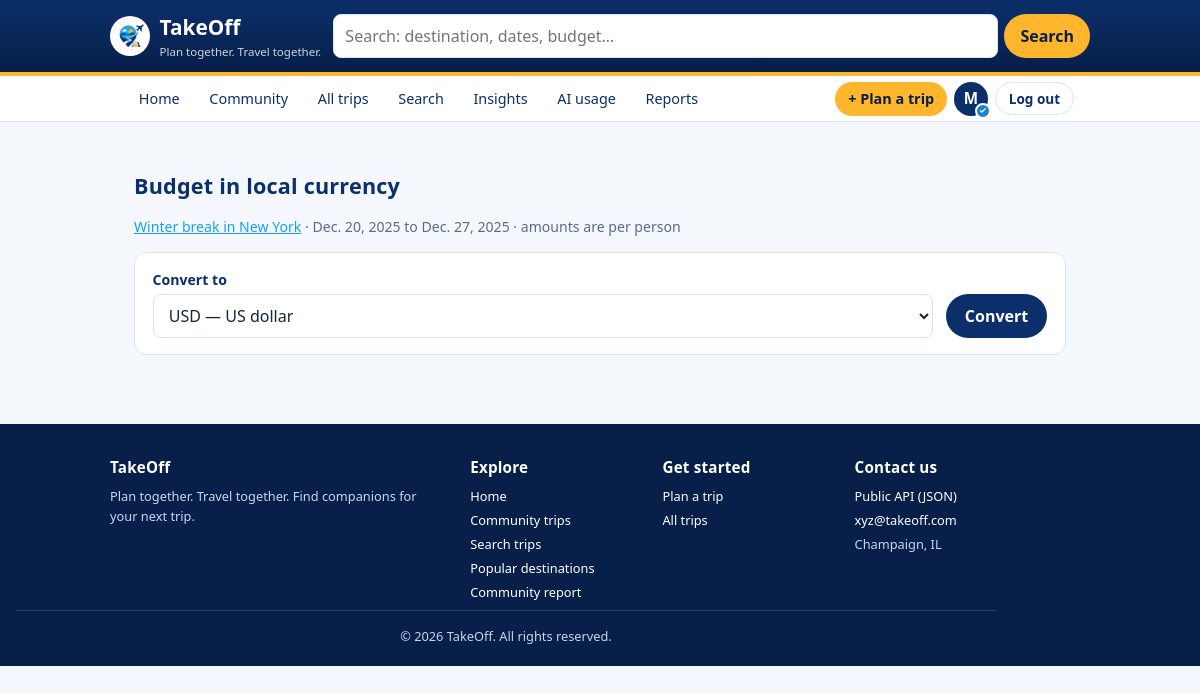
Screenshot of /trips/55/budget/ (signed in) with the database file from the repository.
### trips/models.py (models this page shows, shortened)
class Trip(models.Model):
    PRIVATE = "private"
    PUBLIC = "public"
    VISIBILITY_CHOICES = [
        (PRIVATE, "Private (only me)"),
        (PUBLIC, "Public (open to join requests)"),
    ]
    DRAFT = "draft"
    PLANNED = "planned"
    COMPLETED = "completed"
    STATUS_CHOICES = [
        (DRAFT, "Draft"),
        (PLANNED, "Planned"),
        (COMPLETED, "Completed"),
    ]
    trip_id = models.AutoField(primary_key=True)
    owner = models.ForeignKey(
        Traveler,
        on_delete=models.CASCADE,
        related_name="trips",
    )
    title = models.CharField(max_length=100)               # e.g. "Northern Italy by rail"
    start_date = models.DateField()
    end_date = models.DateField()
    budget_min_usd = models.DecimalField(max_digits=9, decimal_places=2, default=0)
    budget_max_usd = models.DecimalField(max_digits=9, decimal_places=2, default=0)
    group_size = models.PositiveSmallIntegerField(default=1)
    seats_open = models.PositiveSmallIntegerField(
        default=0,
        help_text="How many companions the poster will still accept. 0 = closed.",
    )
    visibility = models.CharField(max_length=10, choices=VISIBILITY_CHOICES, default=PRIVATE)
    status = models.CharField(max_length=10, choices=STATUS_CHOICES, default=DRAFT)
    created_at = models.DateTimeField(auto_now_add=True)
    companions = models.ManyToManyField(
        Traveler,
        through="JoinRequest",
        related_name="joined_trips",
        blank=True,
    )
    class Meta:
        ordering = ["start_date", "title"]
        constraints = [
            models.UniqueConstraint(
                fields=["owner", "title", "start_date"],
                name="uniq_trip_title_per_owner_per_start",
            ),
            models.CheckConstraint(
                condition=models.Q(end_date__gte=models.F("start_date")),
                name="trip_end_date_after_start_date",
            ),
        ]
    def get_absolute_url(self):
        return reverse("trips:trip-detail", kwargs={"pk": self.pk})

### trips/budget.py (the view, shortened to what this page needs)
# urls.py: path("trips/<int:pk>/budget/", budget.trip_budget_page, name="trip-budget"),
@login_required
def trip_budget_page(request, pk):
    trip = get_object_or_404(visible_trips(request.user), pk=pk)
    context = {
        "trip": trip,
        "currencies": CURRENCY_CHOICES,
        "selected": suggested_currency(trip),
        "report": None,
        "error": None,
    }
    status = 200
    return render(request, "trips/trip_budget.html", context, status=status)

### trips/budget.py (called while the page is built)
def suggested_currency(trip):
    first_stop = trip.stops.select_related("destination").first()
    return COUNTRY_CURRENCY.get(first_stop.destination.country, "") if first_stop else ""

### trips/views.py (called while the page is built)
def visible_trips(user):
    return Trip.objects.filter(
        Q(visibility=Trip.PUBLIC)
        | Q(owner__user=user)
        | Q(join_requests__requester__user=user, join_requests__status=JoinRequest.ACCEPTED)
    ).distinct()

### templates/trips/trip_budget.html (shortened to what this page needs)
{% extends "trips/base.html" %}
{% block content %}
  <h2 class="section-title">Budget in local currency</h2>
  <p class="meta"><a href="{{ trip.get_absolute_url }}">{{ trip.title }}</a>
     &middot; {{ trip.start_date }} to {{ trip.end_date }} &middot; amounts are per person</p>
  <div class="panel">
    <form method="get" action="{% url 'trips:trip-budget' trip.pk %}" class="currency-form">
      <div>
        <label for="currency">Convert to</label>
        <select id="currency" name="currency">
          {% for code, name in currencies %}
            <option value="{{ code }}" {% if code == selected %}selected{% endif %}>{{ code }} &mdash; {{ name }}</option>
          {% endfor %}
        </select>
      </div>
      <button type="submit">Convert</button>
    </form>
  </div>
{% endblock %}

### templates/trips/base.html (shortened to what this page needs)
{% load static %}
<!DOCTYPE html>
<html lang="en">
<head>
  <link rel="stylesheet" href="{% static 'css/normalize.css' %}">
  <link rel="stylesheet" href="{% static 'css/style.css' %}">
</head>
<body>
  <header class="site-header">
    <div class="bar">
      <a class="brand" href="{% url 'trips:home' %}">
        <img src="{% static 'trips/img/logo.png' %}" alt="TakeOff logo">
        <span>TakeOff<small>Plan together. Travel together.</small></span>
      </a>
      {% if user.is_authenticated %}
        <form class="header-search" action="{% url 'trips:trip-search' %}" method="get" role="search">
          <input type="search" name="q" placeholder="Search: destination, dates, budget…" aria-label="Search community trips by destination">
          <button type="submit">Search</button>
        </form>
      {% endif %}
    </div>
  </header>
  <nav class="subnav" aria-label="Primary">
    <div class="bar">
      <a href="{% url 'trips:home' %}">Home</a>
      <a href="{% url 'trips:trip-list-generic' %}">Community</a>
      {% if user.is_authenticated %}
        <a href="{% url 'trips:trip-list' %}">All trips</a>
        <a href="{% url 'trips:trip-search' %}">Search</a>
        <a href="{% url 'trips:insights' %}">Insights</a>
        <a href="{% url 'trips:dashboard' %}">AI usage</a>
        <a href="{% url 'trips:reports' %}">Reports</a>
        <a class="cta" href="{% url 'trips:trip-create' %}">+ Plan a trip</a>
        <a class="nav-profile" href="{% url 'trips:my-profile' %}" title="My profile ({{ user.username }})" aria-label="My profile">
          <span class="avatar">{{ user.get_short_name|default:user.username|slice:":1"|upper }}</span>{% if user.traveler.is_domain_verified %}<span class="avatar-tick" aria-hidden="true">&#10003;</span>{% endif %}
        </a>
        <form class="nav-logout" method="post" action="{% url 'trips:logout' %}">
          <button type="submit">Log out</button>
        </form>
      {% else %}
        <a class="nav-auth" href="{% url 'trips:login' %}">Log in</a>
        <a class="cta" href="{% url 'trips:signup' %}">Sign up</a>
      {% endif %}
    </div>
  </nav>
  <main>
    {% block content %}{% endblock %}
  </main>
  <footer class="site-footer">
    <div class="footer-grid">
      <div>
        <h4>TakeOff</h4>
        <p>Plan together. Travel together. Find companions for your next trip.</p>
      </div>
      <div>
        <h4>Explore</h4>
        <ul>
          <li><a href="{% url 'trips:home' %}">Home</a></li>
          <li><a href="{% url 'trips:trip-list-generic' %}">Community trips</a></li>
          {% if user.is_authenticated %}
            <li><a href="{% url 'trips:trip-search' %}">Search trips</a></li>
            <li><a href="{% url 'trips:insights' %}">Popular destinations</a></li>
            <li><a href="{% url 'trips:reports' %}">Community report</a></li>
          {% endif %}
        </ul>
      </div>
      <div>
        <h4>Get started</h4>
        <ul>
          {% if user.is_authenticated %}
            <li><a href="{% url 'trips:trip-create' %}">Plan a trip</a></li>
            <li><a href="{% url 'trips:trip-list' %}">All trips</a></li>
          {% else %}
            <li><a href="{% url 'trips:signup' %}">Create an account</a></li>
            <li><a href="{% url 'trips:login' %}">Log in</a></li>
          {% endif %}
        </ul>
      </div>
      <div>
        <h4>Contact us</h4>
        <ul>
          <li><a href="{% url 'trips:api-insights-destinations' %}">Public API (JSON)</a></li>
          <li><a href="mailto:xyz@takeoff.com">xyz@takeoff.com</a></li>
          <li>Champaign, IL</li>
        </ul>
      </div>
    </div>
    <p class="footer-note">&copy; {% now "Y" %} TakeOff. All rights reserved.</p>
  </footer>
</body>
</html>

### rows the page displays
Trip: title "Winter break in New York", start_date "Dec. 20, 2025", end_date "Dec. 27, 2025"

### other values shown
{{ user.get_short_name|default:user.username|slice:":1"|upper }} "M"
form field currency "USD — US dollar"
